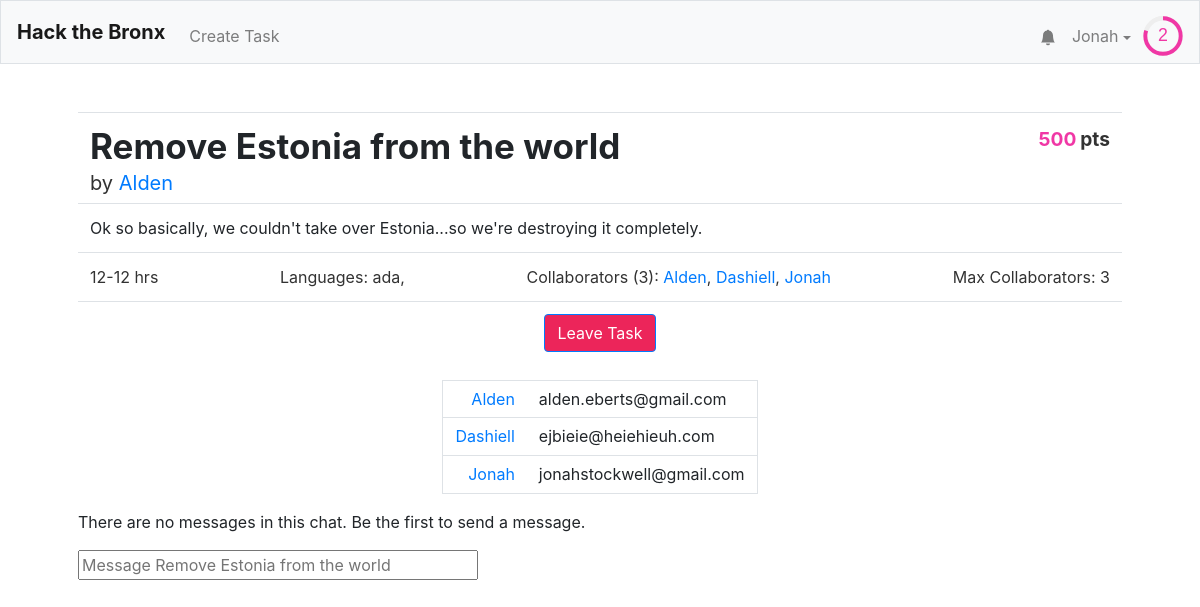
The app's page /task/1 (signed in) with its own data.
### tables this page shows
CREATE TABLE "users" (
	"id"	INTEGER NOT NULL UNIQUE,
	"username"	TEXT NOT NULL UNIQUE,
	"hash"	TEXT NOT NULL,
	"email"	TEXT,
	"tasks"	TEXT,
	"points"	INTEGER NOT NULL DEFAULT 0,
	"numcomplete"	INTEGER NOT NULL DEFAULT 0,
	"notifications"	BLOB,
	PRIMARY KEY("id" AUTOINCREMENT)
);

CREATE TABLE "tasks" (
	"id"	INTEGER NOT NULL UNIQUE,
	"title"	TEXT NOT NULL,
	"description"	TEXT,
	"languages"	BLOB,
	"image"	TEXT,
	"hmin"	INTEGER,
	"hmax"	INTEGER,
	"cmax"	INTEGER,
	"collaborators"	TEXT,
	"creator"	INTEGER,
	PRIMARY KEY("id" AUTOINCREMENT)
);

### application.py (the view, shortened to what this page needs)
@app.route("/task/<id>", methods=["GET", "POST"])
@login_required
def task(id):
    if request.method == "GET":
        task = db.execute("SELECT * FROM tasks WHERE id = :id", id=id)[0]
        creator = db.execute("SELECT * FROM users WHERE id = :id", id=task['creator'])[0]
        ids = debyte(task['collaborators'])
        task['collaborators'] = [db.execute("SELECT * FROM users WHERE id = :id", id=a)[0] for a in ids]
        collaborators = task['collaborators']
        task["points"] = calculate_points(task)
        requestsent = False
        for noti in debyte(creator['notifications']):
            if noti['format'] == 'join-prompt':
                if noti['user'] == session['user_name'] and noti['task-id'] == task['id']:
                    requestsent = True
        posts = db.execute("SELECT * FROM messages WHERE task = :task ORDER BY id ASC", task=id)[-6:]
        uid_to_username = {}
        for p in posts:
            uid_to_username[p["author"]] = db.execute("SELECT * FROM users WHERE id = :id", id = p["author"])[0]["username"]
        print("HI GUYS ITS ME ALDEN UR FRIENDLY BOBERTA BAGGINS",posts)
        return render_template("task.html",is_user_task=(task["creator"]==session["user_id"]), uid_to_username=uid_to_username,is_collab_task=(session["user_id"] in ids),enumerate=enumerate,len=len,collaborators=collaborators,task=task, creator=creator, user=getuser(session, db),issent=requestsent, posts = posts, lenPosts = len(posts))

### application.py (called while the page is built)
@app.after_request
def after_request(response):
    response.headers["Cache-Control"] = "no-cache, no-store, must-revalidate"
    response.headers["Expires"] = 0
    response.headers["Pragma"] = "no-cache"
    return response

### helpers.py (called while the page is built)
def login_required(f):
    @wraps(f)
    def decorated_function(*args, **kwargs):
        if session.get("user_id") is None:
            return redirect("/login")
        return f(*args, **kwargs)
    return decorated_function

def debyte(obj):
    return pickle.loads(obj)

def getuser(session, db):
    user =  db.execute("SELECT * FROM users WHERE id = :id", id=session["user_id"])[0]
    user["level"]=int(user['points']**.5//8)
    user["level-progress"] = (user['points']**.5/8-user["level"])*100
    user["notifications"] = debyte(user["notifications"]) if user["notifications"] else []
    user["notification-amount"] = len(user["notifications"])
    return user

def calculate_points(task):
    if task['hmin'] and task['hmax']:
        total = int(min((task['hmin']+task['hmax'])/2 * 100, 500))
    else:
        total = 0
    return total

### templates/task.html (shortened to what this page needs)
{% extends "layout.html" %}
{% block head %}
    <link href="/static/task.css" rel="stylesheet">
{% endblock %}
{% block main %}
<table class="table">
  <tbody>
    <tr>
      <td class="title"><h1>{{ task.title }}</h1><span class="creator-text">by <a href="/profile/{{creator.username}}">{{creator.username}}</a></span></td><td class="pts-td"><span class="points"><span>{{task.points}}</span><div> pts</div></span></td>
    </tr>
    {% if "description" in task %}
    <tr>
      <td colspan="2" class="description-text">{{task.description}}</td>
    </tr>
    {% endif %}
    <tr>
      <td colspan="2" width="100%">
        <div class="stats">
        <span class="hours-text">{{task.hmin}}-{{task.hmax}} hrs</span>
        <span class="languages-text">Languages: {{task.languages}}</span>
        <span class="collaborators-text">Collaborators ({{len(collaborators)}}): {% for i,c in enumerate(collaborators)%}<a href="/profile/{{c['username']}}">{{c['username']}}</a>{% if i < len(collaborators)-1%}, {% endif %}{% endfor %}</span>
        <span class="cmax-text">Max Collaborators: {{task.cmax}}</span>
      </div>
      </td>
    </tr>
    {% if is_user_task %}
    <tr>
      <td colspan="2" width="100%" style="text-align: center;">
        <button onclick = "openCompleteConfirmModal()" class="btn btn-primary accept-button">Mark Task as Complete</button>
        <button onclick = "openDeleteConfirmModal()" class="btn btn-primary reject-button">Delete</button>
      </td>
    </tr>
    {% elif is_collab_task %}
    <tr>
      <td colspan="2" width="100%" style="text-align: center;">
        <button onclick = "postData('leave')" class="btn btn-primary reject-button">Leave Task</button>
      </td>
    </tr>
    {% else %}
    <tr>
      <td colspan="2" width="100%" style="text-align: center;">
        <button onclick = "postData('join')" class="btn btn-primary accept-button">Request to Join</button>
      </td>
    </tr>
    {% endif %}
  </tbody>
</table>
<div style="display:flex;justify-content: center;">
<table class="table emails" style="text-align:center;width:25%;">
  <tbody>
    {% for i,c in enumerate(collaborators)%}
      <tr>
        <td style="text-align:right;"><a href="/profile/{{c['username']}}">{{c['username']}}</a></td>
        <td style="text-align:left;">{{c['email']}}</td>
      </tr>
    {% endfor %}
  </tbody>
</table>
</div>
<div class="chatroom">
  {% if lenPosts > 0 %}
    {% for p in posts %}
    <div class="post">
      <p>{{ uid_to_username[p.author] }}: {{ p.message }}</p>
    </div>
    {% endfor %}
  {% else %}
    <p>There are no messages in this chat. Be the first to send a message.</p>
    <form id = "sendmsg" action="">
      <input type="text" style="width: 400px;" name="message" placeholder="Message {{ task.title }}">
    </form>
  {% endif %}
</div>
{% endblock %}

### templates/layout.html (shortened to what this page needs)
<!DOCTYPE html>
<html lang="en">
    <head>
        <link href="https://maxcdn.bootstrapcdn.com/bootstrap/4.1.3/css/bootstrap.min.css" rel="stylesheet">
        {% block head %}{% endblock %}
        <link href="/static/styles.css" rel="stylesheet">
    </head>
    <body>
        <nav style = "height: 8vh" class="navbar navbar-expand-md navbar-light bg-light border">
            <a class="navbar-brand" href="/"><b>Hack the Bronx</b></a>
            <div class="collapse navbar-collapse" id="navbar">
                {% if session.user_id %}
                    <ul class="navbar-nav mt-2">
                        <li class="nav-item"><a class="nav-link" href="/taskCreation">Create Task</a></li>
                    </ul>
                    <ul class="navbar-nav ml-auto mt-2">
                        <li style="position: relative; transform:translateX(8px) translateY(7.5px);"class="nav-item"><a class="nav-link" href="/notifications"><svg xmlns="http://www.w3.org/2000/svg" width="16" height="16" fill="currentColor" class="bi bi-bell-fill" viewBox="0 0 16 16">
  <path d="M8 16a2 2 0 0 0 2-2H6a2 2 0 0 0 2 2zm.995-14.901a1 1 0 1 0-1.99 0A5.002 5.002 0 0 0 3 6c0 1.098-.5 6-2 7h14c-1.5-1-2-5.902-2-7 0-2.42-1.72-4.44-4.005-4.901z"/>
</svg></a><span style="display:{{ "none" if user["notification-amount"] == 0 else "flex" }};" class="notification-circle">{{user["notification-amount"]}}</span></li>
                        <li class="nav-item">
                            <div id="user-information-dropdown">
                              <button onclick="showUserDropdown()" id="user-information-dropname" class="nav-link">{{ session.user_name }} <span class="dropdown-caret"></span></button>
                            </div>
                        </li>
                        <li class="nav-item">
                            <div style = "margin-left: -4px;">
                                <svg viewBox="0 0 36 36" style="transform: translateY(8px); width: 40px;">
                                    <path class="level-display-bg"
                                d="M18 2.0845
                                  a 15.9155 15.9155 0 0 1 0 31.831
                                  a 15.9155 15.9155 0 0 1 0 -31.831"
                              />
                                  <path class = "level-display"
                                    d="M18 2.0845
                                      a 15.9155 15.9155 0 0 1 0 31.831
                                      a 15.9155 15.9155 0 0 1 0 -31.831"
                                    fill="none"
                                    stroke="#444";
                                    stroke-width="1";
                                    stroke-dasharray="{{ user["level-progress"] }}, 100";
                                  />
                                  <text x="18" y="22.8" class="level">{{user["level"]}}</text>
                                </svg>
                            </div>
                        </li>
                    </ul>
                {% endif %}
            </div>
        </nav>
        <main class="container p-5">
            {% block main %}{% endblock %}
        </main>
    </body>
</html>

### static/task.css (style rules this page uses)
.reject-button { background: var(--focus-red-light); }
h1 { font-size: 35px; font-weight: bold; }
td.title { line-height: .8; }
.creator-text { color: var(--text-main); font-size: 20px; }
.points { color: var(--text-main); display: block; font-weight: bold; font-size: 1.2em; }
.points span { color: var(--focus-pink); display: inline-block; margin-right: .2em; }
.points div { display: inline-block; }
.stats { color: var(--text-main); font-weight: normal; display: flex; justify-content: space-between; width: 100%; }
.pts-td { text-align: right; }
.emails { border: 1px solid var(--border-1); line-height: .8; }

### static/styles.css (style rules this page uses)
:root { --text-main: #323232; --text-weak: #525252; --text-medium-1: #4a4a4a; --text-medium-2: #3d3d3d; --text-light: #ababab; --input-text: #495057; --input-border: #ced4da; --table-border: #ddd; --close-button: #aaa; --close-button-hover: black; --level-display-bg: #eee; --foreground-0: white; --foreground-1: #F8F9FA; --foreground-2: #e5e5f7; --foreground-3: #F5F5FF; --foreground-4: #f2f2f2; --tag-text: #8282a1; --tag-remove:#b4b4d4; --border-1: #DEE2E6; --background-1: #EDF1F2; --focus-skyblue: #3DB2FF; --focus-pink: #f037a5; --focus-mint: #57CC99; --focus-selectblue : #007bff; --focus-navyblue: #2D46B9; --focus-green-light: #2FDD92; --focus-green-dark: #34BE82; --focus-red-light: #EC255A; --focus-red-dark: #d11749; --error-red: #ff759d; --error-text: #8a1134; font-size: 2vh; }
#user-information-dropname { background: none; padding: 16px; border: none; cursor: pointer; }
.dropdown-caret { display: inline-block; width: 0; height: 0; vertical-align: middle; content: ""; border-style: solid; border-width: 4px 4px 0; border-right-color: transparent; border-bottom-color: transparent; border-left-color: transparent; }
#user-information-dropname { position: relative; display: inline-block; }
.level { fill: var(--focus-pink); font-family: sans-serif; font-size: 1em; text-anchor: middle; }

### records on screen
users: user_name "Jonah", username "Jonah", email "jonahstockwell@gmail.com"
tasks: title "Remove Estonia from the world", description "Ok so basically, we couldn't take over Estonia...so we're destroying it completely.", hmin "12", hmax "12", languages "ada,", cmax "3", message "Message Remove Estonia from the world"
users: username "Alden", email "alden.eberts@gmail.com"
users: username "Dashiell", email "ejbieie@heiehieuh.com"

### other values on screen
{{ user["level"] }} "2"
{{ task.points }} "500"
{{ len(collaborators) }} "3"
